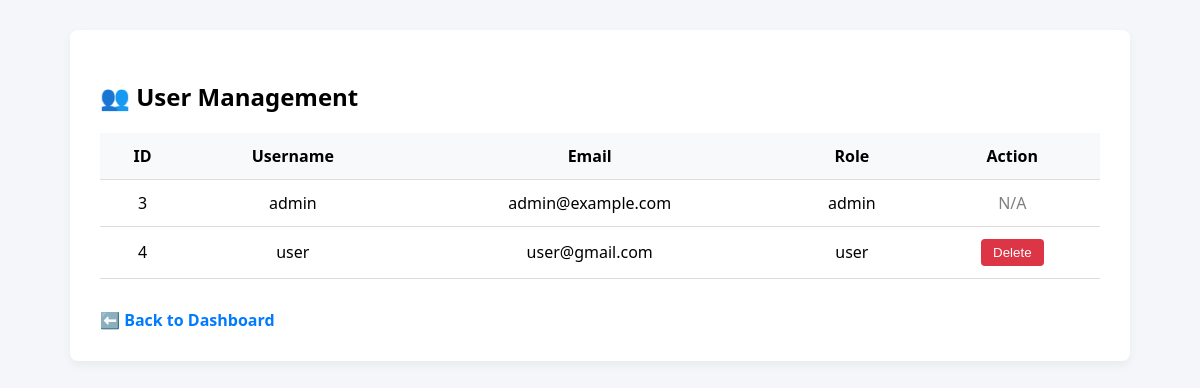
Before: /admin/users (signed in) with the older database file.
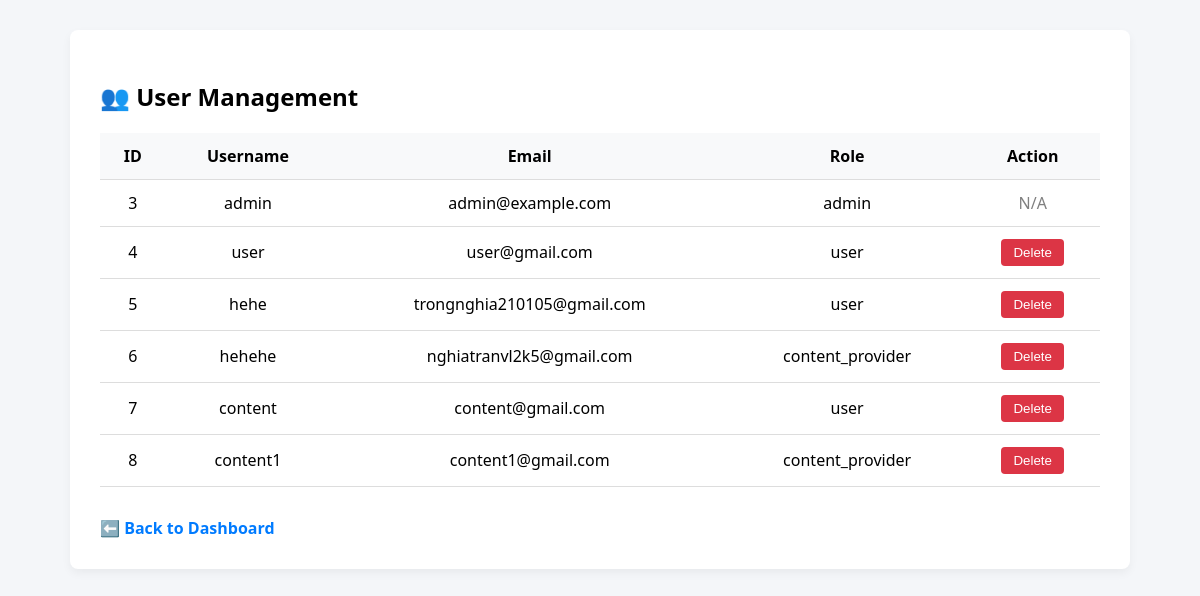
After: the same page with the newer database file.
### models.py (models this page shows, shortened)
class User(db.Model, UserMixin):
    id = db.Column(db.Integer, primary_key=True)
    username = db.Column(db.String(50), unique=True)
    email = db.Column(db.String(120), unique=True)
    password = db.Column(db.String(200))
    role = db.Column(db.String(10)) # 'user', 'content-provider', 'admin'
    @property
    def is_authenticated(self):
        return True

### routes/admin.py (the view)
@admin.route('/users')
@login_required
@admin_required
def users():
    users = User.query.all()
    return render_template('admin/users.html', users=users)

### app.py (called while the page is built)
@login_manager.user_loader
def load_user(user_id):
    with current_app.app_context():
        return db.session.get(User, int(user_id))

### routes/admin.py (called while the page is built)
def admin_required(f):
    @wraps(f)
    def decorated_function(*args, **kwargs):
        if not current_user.is_authenticated or current_user.role != 'admin':
            flash('Access denied. Admins only.', 'danger')
            return redirect(url_for('main.index'))
        return f(*args, **kwargs)
    return decorated_function

### templates/admin/users.html (shortened to what this page needs)
<!DOCTYPE html>
<html lang="en">
<head>
</head>
<body>
    <div class="container">
        <h2>👥 User Management</h2>
        <table>
            <tr>
                <th>ID</th><th>Username</th><th>Email</th><th>Role</th><th>Action</th>
            </tr>
            {% for user in users %}
            <tr>
                <td>{{ user.id }}</td>
                <td>{{ user.username }}</td>
                <td>{{ user.email }}</td>
                <td>{{ user.role }}</td>
                <td>
                    {% if user.role != 'admin' %}
                    <form method="post" action="{{ url_for('admin.delete_user', user_id=user.id) }}">
                        <button class="btn-delete" onclick="return confirm('Delete user {{ user.username }}?')">Delete</button>
                    </form>
                    {% else %}
                    <span style="color: gray;">N/A</span>
                    {% endif %}
                </td>
            </tr>
            {% endfor %}
        </table>
        <a href="{{ url_for('admin.dashboard') }}" class="back-link">⬅️ Back to Dashboard</a>
    </div>
</body>
</html>

### templates/admin/users.html (style rules this page uses)
body { font-family: 'Segoe UI', sans-serif; background: #f4f6f9; margin: 0; padding: 0; }
.container { max-width: 1000px; margin: 30px auto; background: #fff; padding: 30px; border-radius: 8px; box-shadow: 0 4px 10px rgba(0,0,0,0.05); }
h2 { margin-bottom: 20px; }
table { width: 100%; border-collapse: collapse; margin-top: 20px; }
th, td { padding: 12px; border-bottom: 1px solid #ddd; text-align: center; }
th { background-color: #f8f9fa; }
.btn-delete { padding: 6px 12px; background-color: #dc3545; color: white; border: none; border-radius: 4px; cursor: pointer; }
.back-link { display: inline-block; margin-top: 30px; color: #007bff; text-decoration: none; font-weight: bold; }

Changed rows visible on the page:
added User: id "5", username "hehe", email "trongnghia210105@gmail.com", role "user"
added User: id "6", username "hehehe", email "nghiatranvl2k5@gmail.com", role "content_provider"
added User: id "7", username "content", email "content@gmail.com", role "user"
added User: id "8", username "content1", email "content1@gmail.com", role "content_provider"
